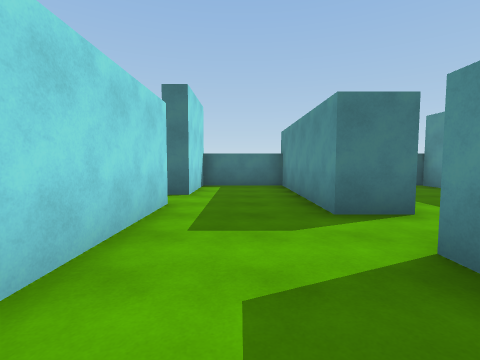
[1] (above)

17 first-person views from a walk through a 3-D level made in the Unity game engine. The camera is 1.5 m above the floor, tilts 4° down and sees 85° across. The floor is counted in squares, 2 m on a side. Each view is taken from the middle of a square. On the plan, view 1 faces up. The plan holds only what a view shows up to about 9 squares ahead; the rest is blank. The place goes on beyond the plan. The player character is not drawn.

[2]
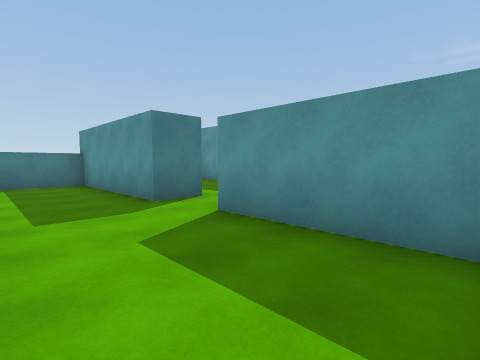

[3]
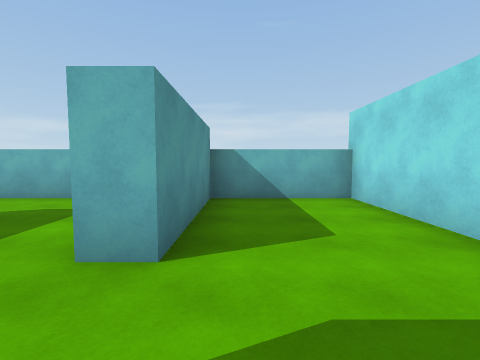

[4]
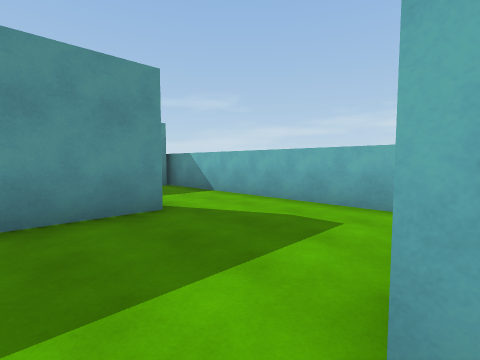

[5]
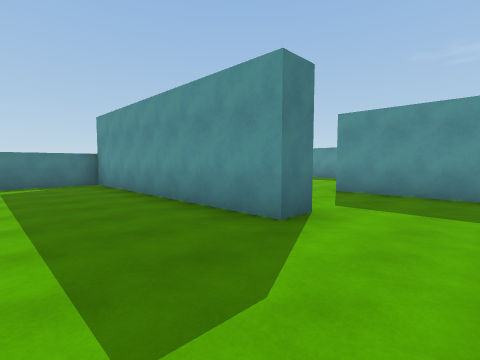

[6]
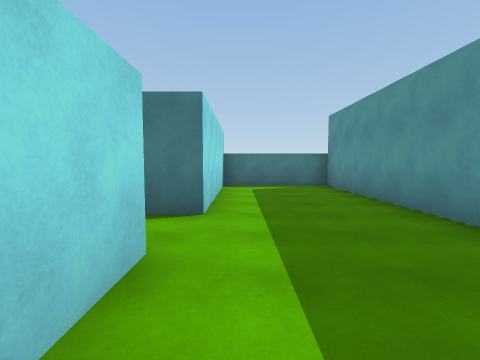

[7]
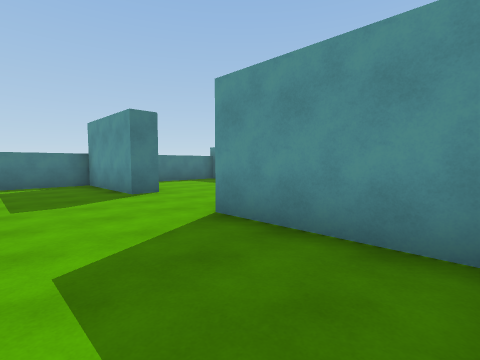

[8]
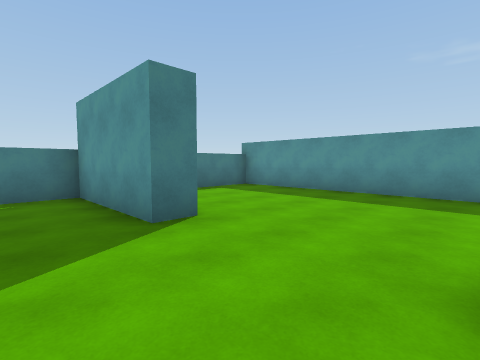

[9]
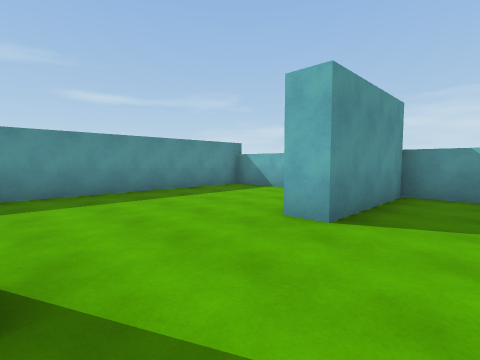

[10]
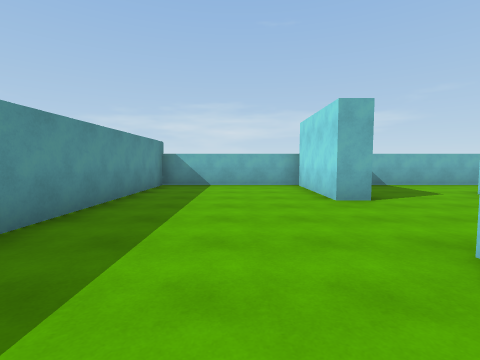

[11]
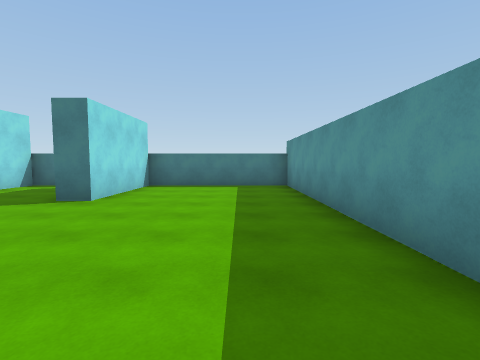

[12]
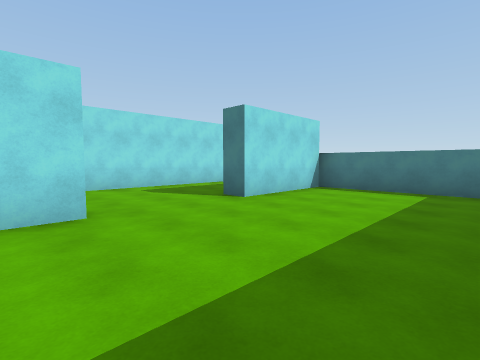

[13]
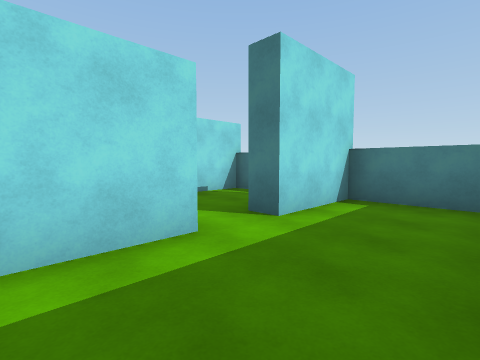

[14]
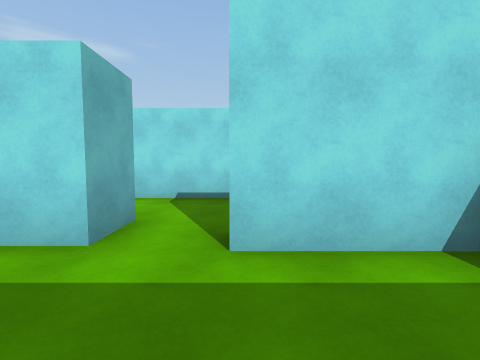

[15]
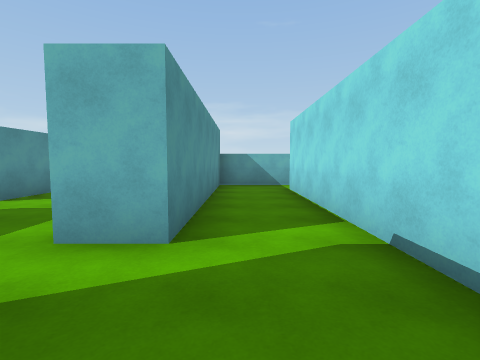

[16]
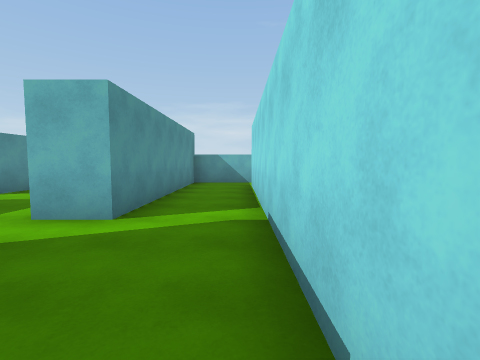

[17]
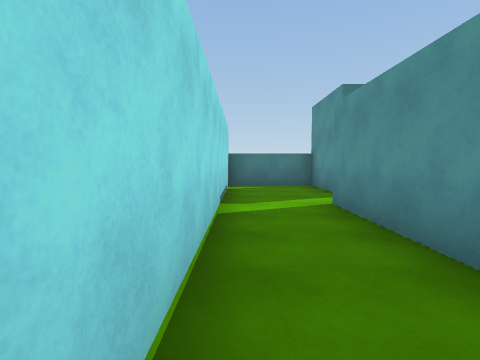

### Floor plan
Points are (right, up) in squares from view 1. A wall is a line through its corners. A room is listed if a view was taken in it or the views show most of it. See-through windows are left out.
Room 1 (views 1, 2, 3, 4, 13, 14)
walls: (-1.3, 4.6) (-1.3, -1.4) (1.6, -1.4) (1.6, 2.1) (2.2, 2.1); (2.5, 3.7) (1.3, 3.7) (1.3, 8.2) (-1.3, 8.2) (-1.3, 5.9)
ways out: opening at (2, 3) to room 2; opening at (-2, 5) to room 4
Room 2 (views 5, 6)
walls: (2.2, 2.1) (2.2, 0.8); (6.6, 1) (5.7, 1) (5.7, 8.2) (2.5, 8.2) (2.5, 3.7); (3, -1.4) (6.4, -1.4)
ways out: opening at (2, 3) to room 1; opening at (6, -0.5) to room 3
Room 3 (views 7, 8, 9, 10, 11, 12)
walls: (9.5, -1.2) (9.5, 2.1) (10.2, 2.1) (10.2, -1.4) (14.5, -1.4) (14.5, 8.2) (10.2, 8.2) (10.2, 5) (9.5, 5) (9.5, 8.2) (6.5, 8.2) (6.5, 2.9); (6.4, -1.4) (9.8, -1.4)
ways out: opening at (6, -0.5) to room 2
Room 4 (views 15, 16, 17)
walls: (-1.3, 5.9) (-1.8, 5.9); (-1.7, 6.4) (-1.7, 8.2) (-4.4, 8.2) (-4.4, -0.2); (-4.6, -1.4) (-2.3, -1.4) (-2.3, 4.6) (-1.3, 4.6)
ways out: opening at (-2, 5) to room 1

Where each view was taken, in squares from view 1:
view 1: 0 up, 0 right, facing up
view 2: 1 down, 1 left, facing up-right
view 3: 4 up, 1 right, facing down
view 4: 3 up, 2 right, facing down-right
view 5: 1 down, 3 right, facing up-right
view 6: 0 up, 3 right, facing up
view 7: 1 down, 7 right, facing up-right
view 8: 2 up, 8 right, facing up-right
view 9: 5 up, 8 right, facing down-right
view 10: 7 up, 12 right, facing down
view 11: 0 up, 13 right, facing up
view 12: 1 up, 14 right, facing up-left
view 13: 3 up, 1 right, facing up-left
view 14: 6 up, 1 right, facing left
view 15: 7 up, 3 left, facing down
view 16: 8 up, 4 left, facing down
view 17: 0 up, 4 left, facing up
